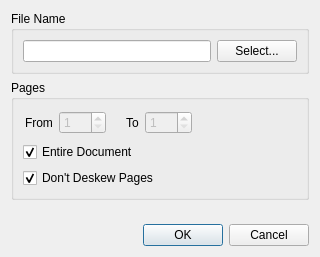
<?xml version="1.0" encoding="UTF-8"?>
<ui version="4.0">
 <class>PopplerDialog</class>
 <widget class="QDialog" name="PopplerDialog">
  <property name="geometry">
   <rect>
    <x>0</x>
    <y>0</y>
    <width>320</width>
    <height>257</height>
   </rect>
  </property>
  <property name="windowTitle">
   <string>Import from PDF</string>
  </property>
  <property name="windowIcon">
   <iconset resource="yagf.qrc">
    <normaloff>:/images/application_pdf.png</normaloff>:/images/application_pdf.png</iconset>
  </property>
  <layout class="QVBoxLayout" name="verticalLayout_4">
   <item>
    <layout class="QVBoxLayout" name="verticalLayout_3">
     <item>
      <widget class="QGroupBox" name="groupBox_2">
       <property name="title">
        <string>File Name</string>
       </property>
       <layout class="QHBoxLayout" name="horizontalLayout_5">
        <item>
         <layout class="QHBoxLayout" name="horizontalLayout_4">
          <item>
           <widget class="QLineEdit" name="lineEdit">
            <property name="sizePolicy">
             <sizepolicy hsizetype="Expanding" vsizetype="Fixed">
              <horstretch>1</horstretch>
              <verstretch>0</verstretch>
             </sizepolicy>
            </property>
           </widget>
          </item>
          <item>
           <widget class="QPushButton" name="pushButton">
            <property name="text">
             <string>Select...</string>
            </property>
           </widget>
          </item>
         </layout>
        </item>
       </layout>
       <zorder></zorder>
      </widget>
     </item>
     <item>
      <widget class="QGroupBox" name="groupBox">
       <property name="title">
        <string>Pages</string>
       </property>
       <layout class="QVBoxLayout" name="verticalLayout_2">
        <item>
         <layout class="QVBoxLayout" name="verticalLayout">
          <item>
           <layout class="QHBoxLayout" name="horizontalLayout_3">
            <item>
             <layout class="QHBoxLayout" name="horizontalLayout">
              <property name="margin">
               <number>2</number>
              </property>
              <item>
               <widget class="QLabel" name="label">
                <property name="text">
                 <string>From</string>
                </property>
                <property name="buddy">
                 <cstring>spinBox</cstring>
                </property>
               </widget>
              </item>
              <item>
               <widget class="QSpinBox" name="spinBox">
                <property name="enabled">
                 <bool>false</bool>
                </property>
                <property name="sizePolicy">
                 <sizepolicy hsizetype="Minimum" vsizetype="Fixed">
                  <horstretch>1</horstretch>
                  <verstretch>1</verstretch>
                 </sizepolicy>
                </property>
                <property name="minimum">
                 <number>1</number>
                </property>
                <property name="maximum">
                 <number>999</number>
                </property>
               </widget>
              </item>
             </layout>
            </item>
            <item>
             <layout class="QHBoxLayout" name="horizontalLayout_2">
              <property name="leftMargin">
               <number>12</number>
              </property>
              <property name="topMargin">
               <number>2</number>
              </property>
              <property name="rightMargin">
               <number>4</number>
              </property>
              <property name="bottomMargin">
               <number>2</number>
              </property>
              <item>
               <widget class="QLabel" name="label_2">
                <property name="text">
                 <string>To</string>
                </property>
                <property name="buddy">
                 <cstring>spinBox_2</cstring>
                </property>
               </widget>
              </item>
              <item>
               <widget class="QSpinBox" name="spinBox_2">
                <property name="enabled">
                 <bool>false</bool>
                </property>
                <property name="sizePolicy">
                 <sizepolicy hsizetype="Minimum" vsizetype="Fixed">
                  <horstretch>0</horstretch>
                  <verstretch>0</verstretch>
                 </sizepolicy>
                </property>
                <property name="minimum">
                 <number>1</number>
                </property>
                <property name="maximum">
                 <number>999</number>
                </property>
               </widget>
              </item>
              <item>
               <spacer name="horizontalSpacer">
                <property name="orientation">
                 <enum>Qt::Horizontal</enum>
                </property>
                <property name="sizeHint" stdset="0">
                 <size>
                  <width>40</width>
                  <height>20</height>
                 </size>
                </property>
               </spacer>
              </item>
             </layout>
            </item>
           </layout>
          </item>
          <item>
           <widget class="QCheckBox" name="checkBox">
            <property name="sizePolicy">
             <sizepolicy hsizetype="Minimum" vsizetype="Fixed">
              <horstretch>0</horstretch>
              <verstretch>1</verstretch>
             </sizepolicy>
            </property>
            <property name="text">
             <string>Entire Document</string>
            </property>
            <property name="checked">
             <bool>true</bool>
            </property>
           </widget>
          </item>
          <item>
           <widget class="QCheckBox" name="checkBox_2">
            <property name="text">
             <string>Don't Deskew Pages</string>
            </property>
            <property name="checked">
             <bool>true</bool>
            </property>
           </widget>
          </item>
         </layout>
        </item>
       </layout>
      </widget>
     </item>
     <item>
      <spacer name="verticalSpacer">
       <property name="orientation">
        <enum>Qt::Vertical</enum>
       </property>
       <property name="sizeHint" stdset="0">
        <size>
         <width>20</width>
         <height>40</height>
        </size>
       </property>
      </spacer>
     </item>
     <item>
      <widget class="QDialogButtonBox" name="buttonBox">
       <property name="orientation">
        <enum>Qt::Horizontal</enum>
       </property>
       <property name="standardButtons">
        <set>QDialogButtonBox::Cancel|QDialogButtonBox::Ok</set>
       </property>
      </widget>
     </item>
    </layout>
   </item>
  </layout>
 </widget>
 <resources>
  <include location="yagf.qrc"/>
 </resources>
 <connections>
  <connection>
   <sender>buttonBox</sender>
   <signal>rejected()</signal>
   <receiver>PopplerDialog</receiver>
   <slot>reject()</slot>
   <hints>
    <hint type="sourcelabel">
     <x>316</x>
     <y>260</y>
    </hint>
    <hint type="destinationlabel">
     <x>286</x>
     <y>274</y>
    </hint>
   </hints>
  </connection>
  <connection>
   <sender>buttonBox</sender>
   <signal>accepted()</signal>
   <receiver>PopplerDialog</receiver>
   <slot>accept()</slot>
   <hints>
    <hint type="sourcelabel">
     <x>248</x>
     <y>254</y>
    </hint>
    <hint type="destinationlabel">
     <x>157</x>
     <y>274</y>
    </hint>
   </hints>
  </connection>
 </connections>
</ui>
